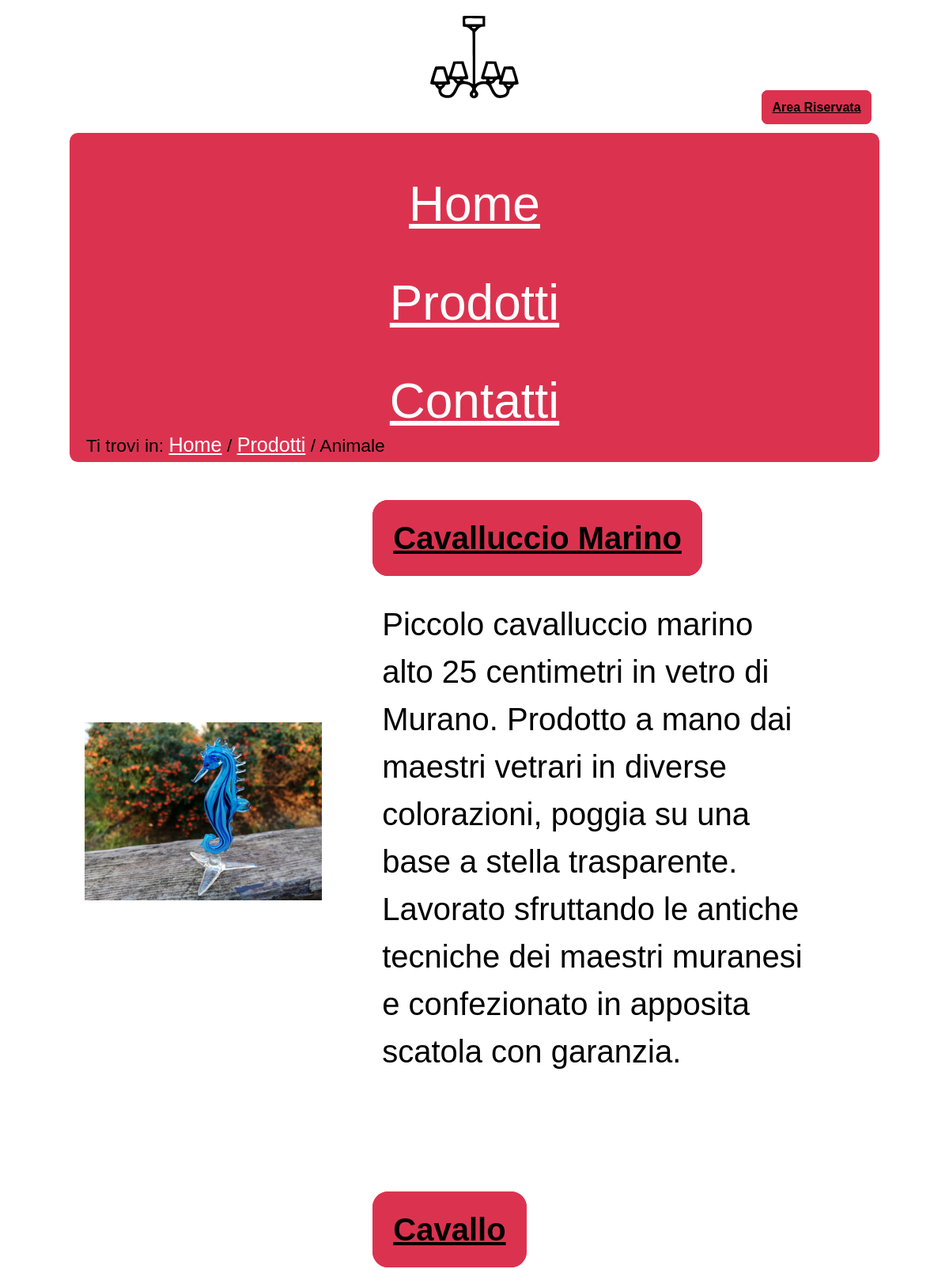
The app's page /categorie.php?cat=2 (upper part), older data.
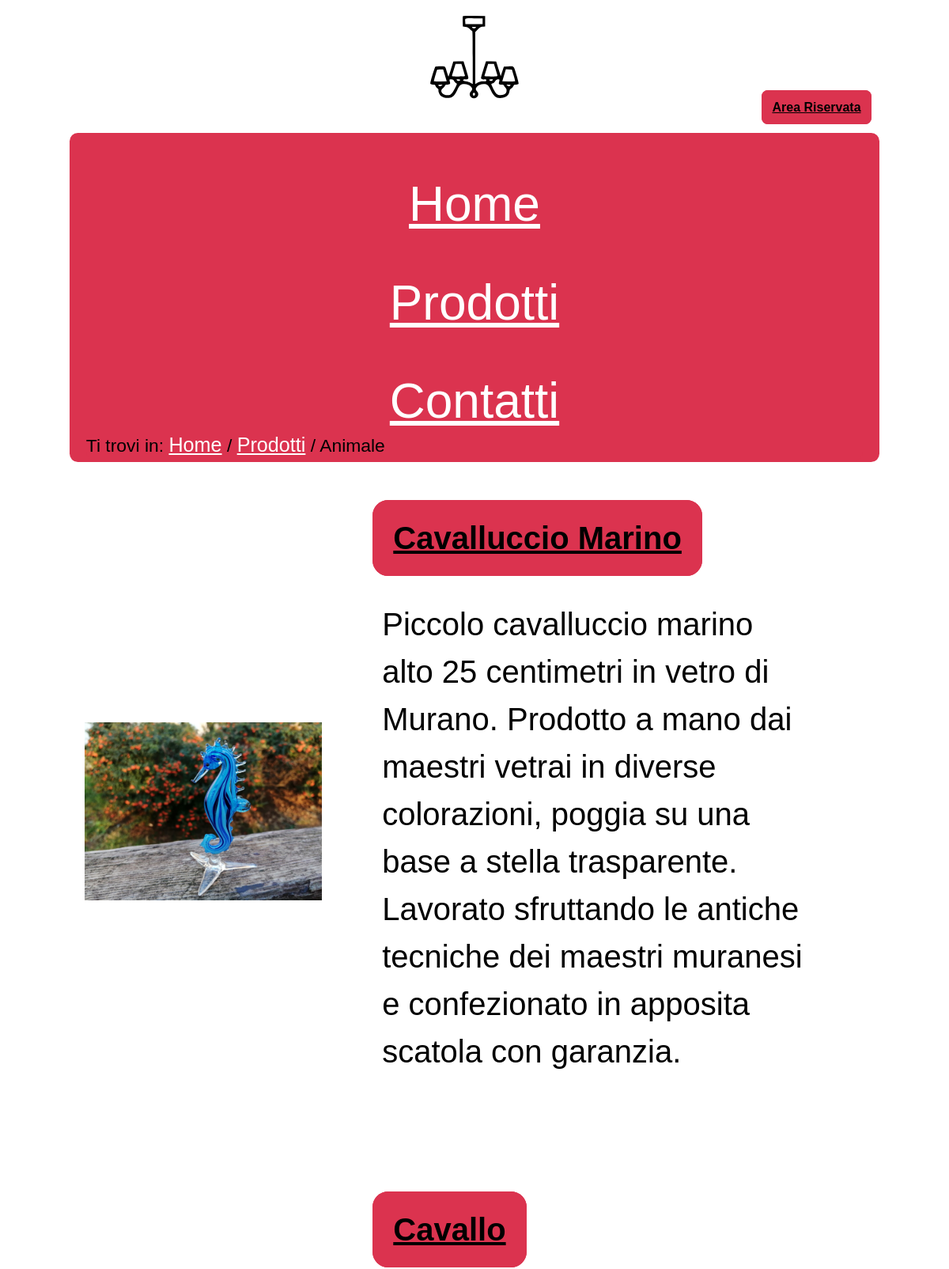
The same page, newer data.
### tables this page shows
CREATE TABLE IF NOT EXISTS `categoria` (
  `id_categoria` int(100) NOT NULL AUTO_INCREMENT,
  `Nome` varchar(100) NOT NULL,
  `Descrizione` varchar(500) DEFAULT NULL,
  UNIQUE KEY `id_categoria` (`id_categoria`)
);

CREATE TABLE IF NOT EXISTS `immagini` (
  `id_prodotto` int(100) NOT NULL,
  `id_categoria` int(100) NOT NULL,
  `path` varchar(500) NOT NULL,
  `alt_img` text DEFAULT NULL,
  UNIQUE KEY `path` (`path`),
  KEY `id_prodotto` (`id_prodotto`,`id_categoria`)
);

CREATE TABLE IF NOT EXISTS `prodotti` (
  `id_prodotto` int(100) NOT NULL AUTO_INCREMENT,
  `id_categoria` int(100) NOT NULL,
  `Nome` varchar(100) NOT NULL,
  `Descrizione` varchar(500) NOT NULL,
  PRIMARY KEY (`id_prodotto`,`id_categoria`),
  KEY `prodotti` (`id_categoria`)
);

### PHP/connessione2.php (called while the page is built, shortened)
<?php
class DBAccess
{
    private static function startConnection()
    {
        try {
            return new mysqli(DBAccess::HOST_DB, DBAccess::USERNAME, DBAccess::PASSWORD, DBAccess::DATABASE_NAME);
        } catch (Exception $e) {
            http_response_code(500);
            if(isset($_SESSION["ruolo"])) {
                if($_SESSION["ruolo"] == "user") {
                    echo file_get_contents(dirname(__FILE__) . "/../HTML/500Utente.html");
                } elseif($_SESSION["ruolo"] == "admin") {
                    echo file_get_contents(dirname(__FILE__) . "/../HTML/500Amministratore.html");
                }
            } else {
                echo file_get_contents(dirname(__FILE__) . "/../HTML/500Semplice.html");
            }
            die();
        }
    }
    public static function dbQuery($query, ...$parametri)
    {
        $connection = self::startConnection();
        $stmt = $connection->prepare($query);
        if (count($parametri) > 0) {
            $stmt->bind_param(str_repeat("s", count($parametri)), ...$parametri);
        }
        $stmt->execute();
        $queryResult = $stmt->get_result();
        $select = false;
        if (strpos($query, "SELECT") === 0) {
            $select = true;
        }
        if ($select) {
            $result = array();
            while ($row = mysqli_fetch_assoc($queryResult)) {
                array_push($result, $row);
            }
            if (empty($result)) {
                return null;
            } else {
                return $result;
            }
        } else {
            $connection->close();
            return true;
        }
    }
}
?>

### categorie.php (the view, shortened to what this page needs)
<?php
require_once "PHP/class.php";
$replace = "";
$keywords = "";
if(isset($_GET["cat"])){
    $result3 = Access::getKeyWordsCategoria($_GET["cat"]);
    if (!empty($result3)&& isset($result3)) {
        for ($i = 0; $i < count($result3); $i++) {
            if ($i == count($result3) - 1) {
                $keywords .= $result3[$i]["Nome"];
            } else {
                $keywords .= $result3[$i]["Nome"] . ", ";
            }
        }
    }
}
if (isset($_GET["cat"])) {
    $result = Access::getProductsbyCategory($_GET["cat"]);
    if (isset($_SESSION["username"])) {
        $template = Access::getHeader(Access::getCategoryName($_GET["cat"]), "Lista delle categorie presenti nel nostro catalogo di oggetti.", "Categorie, Prodotti, Oggettistica di vetro, ".$keywords, $_SESSION["ruolo"], "Prodotti", "categorie.php");
    } else {
        $template = Access::getHeader(Access::getCategoryName($_GET["cat"]), "Lista delle categorie presenti nel nostro catalogo di oggetti.", "Categorie, Prodotti, Oggettistica di vetro, ".$keywords, null, "Prodotti", "categorie.php");
    }
    $template .= file_get_contents('HTML/categorie.html');
    if (!empty($result)) {
        $ElencoProdot = "";
        for ($i = 0; $i < count($result); $i++) {
            $ElencoProdot .= '<div class="conteg-container" role="group" aria-label="Categoria">
            <div class="img-categ"><img src="'. $result[$i]["path"] . '" alt="' . $result[$i]["alt_img"] . '" width="300" height="300"/></div>
            <div class="text-container"><div class="link-class"><a href="prodotto.php?prod=' . $result[$i]['id_prodotto'] . '">' . $result[$i]['Nome'] . '</a></div>
            <div class="desc-categ">' . $result[$i]['Descrizione'] . '</div></div></div>';
        }
        $replace = array("" => $ElencoProdot);
    }
}
foreach ($replace as $key => $value) {
    $HTMLPage = str_replace($key, $value, $template);
}
echo $HTMLPage;
?>

### PHP/class.php (shortened to what this page needs)
<?php
require_once "connessione2.php";
class Access
{
    public static function getCategoryName($id_categoria)
    {
        $result = DBAccess::dbQuery("SELECT DISTINCT Nome FROM categoria WHERE id_categoria = ?", $id_categoria);
        if ($result !== false && $result !== null) {
            $result = $result[0]['Nome'];
        }
        return $result;
    }
    public static function getProductsbyCategory($id_categoria)
    {
        return DBAccess::dbQuery("SELECT `prodotti`.`id_prodotto`,`prodotti`.`id_categoria`,`prodotti`.`Nome`,`prodotti`.`Descrizione`, `immagini`.`path`,`immagini`.`alt_img`
        FROM `prodotti` LEFT JOIN `immagini` ON `prodotti`.`id_prodotto`=`immagini`.`id_prodotto` AND `prodotti`.`id_categoria`=`immagini`.`id_categoria`
        WHERE `prodotti`.`id_categoria`= ?
        GROUP BY `prodotti`.`id_prodotto`", $id_categoria);
    }
    public static function getKeyWordsCategoria($id_categ)
    {
        return DBAccess::dbQuery("SELECT `Nome` FROM `tags` WHERE `categoria` = ? LIMIT 20", $id_categ);
    }
    public static function getHeader($title, $description, $keywords, $ruolo = null, $category = null, $linkcategory = null, $uppercategory = null, $linkuppercategory = null, $noindex = false)
    {
        $pagina = "";
        if ($ruolo == "user") {
            $pagina = file_get_contents("HTML/headerUtente.html");
        } elseif ($ruolo == "admin") {
            $pagina = file_get_contents("HTML/headerAmministratore.html");
        } else {
            $pagina = file_get_contents("HTML/headerSemplice.html");
        }
        $pagina = str_replace('<title></title>', '<title>' . Access::deletelang($title) . ' - Véro</title>', $pagina);
        $pagina = str_replace('<meta name="description" content="" />', '<meta name="description" content="' . Access::deletelang($description) . '" />', $pagina);
        $pagina = str_replace('<meta name="keywords" content="" />', '<meta name="keywords" content="' . Access::deletelang($keywords) . '" />', $pagina);
        if ($uppercategory !== null) {
            $breadcrumb = '<p>Ti trovi in: <a href="index.php" lang="en">Home</a> / <a href="' . $linkuppercategory . '">' . $uppercategory . '</a> / ' . '<a href="' . $linkcategory . '">' . $category . '</a> / ' . $title . '</p>';
        } elseif ($category !== null) {
            $breadcrumb = '<p>Ti trovi in: <a href="index.php" lang="en">Home</a> / ' . ' <a href="' . $linkcategory . '">' . $category . '</a> / ' . $title . '</p>';
        } elseif ($title != "Home") {
            $breadcrumb = '<p>Ti trovi in: <a href="index.php" lang="en">Home</a> / ' . $title . '</p>';
        } else {
            $breadcrumb = '<p>Ti trovi in: <span lang="en">Home</span></p>';
        }
        $pagina = str_replace('<p>Ti trovi in: <span lang="en">Home</span></p>', $breadcrumb, $pagina);
        $pagina2 = Access::lang($pagina);
        return $pagina2;
    }
    public static function lang($str, $link = false)
    {
        $pattern = "#\[(.+?)\]#";
        preg_match_all($pattern, $str, $match);
        $match = $match[0];
        $match = array_unique($match);
        $value = array();
        for ($i = 0; $i < count($value); $i++) {
            $str = str_replace($match[$i], $value[$i], $str);
        }
        return $str;
    }
    public static function deletelang($str)
    {
        $pattern = "#\[(.+?)\]#";
        preg_match_all($pattern, $str, $match);
        $match = $match[0];
        $match = array_unique($match);
        return $str;
    }
}

### CSS/style.css (style rules this page uses)
* { padding: 0em; margin: 0em; }
:root { --visitedcolor: #000000; --linkcolor: #FFFFFF; --bgfuncolor: #DB334F; --bgcolor: #FFFFFF; --txtcolor: #000000; --shadowcolor: #d2d2d2; }
html, body { font-size: 100%; font-family: "Verdana", sans-serif; line-height: 1.5em; background-color: var(--bgcolor); color: var(--txtcolor); margin: auto; }
body { max-width: 1024px; }
h1,h2 { text-align: center; }
#nomemenu h1 { background-image: url('../img/logo_vetrina.svg'); background-repeat: no-repeat; background-position: center; background-size: contain; text-indent: -9999px; line-height: 1.5em; font-size: 6em; }
#riservata { text-align: right; }
#box { background-color: var(--bgfuncolor); padding: 0.3em 1em 0.1em 1.0em; border-radius: 0.5em 0.5em 0.5em 0.5em; font-size: 1.3em; }
#menu { text-align: center; }
#menu ul { list-style-type: none; display: inline-block; text-align: left; }
#menu ul li { margin-top: 1em; text-align: center; }
a { background-color: var(--bgfuncolor); }
a:link { color: var(--linkcolor); }
#box a { background-color: var(--bgfuncolor); font-size: 1.3em; }
#box a:link { color: var(--linkcolor); font-size: 1.3em; }
@media (max-aspect-ratio: 1/1.7) { #menu { font-size: 2.3em; } }
@media (max-aspect-ratio: 1/1.7) { #menu ul { line-height: 1.5em; } }
#breadcrumb { background-color: var(--bgfuncolor); padding: 0.1em 0em 0.3em 0em; border-radius: 0px 0px 0.5em 0.5em; font-size: 1.1em; }
#breadcrumb a:link { font-size: 1.1em; }
.conteg-container { display: flex; align-items: center; text-align: left; margin: 1em; }
.img-categ img { max-width: 300px; width: auto; height: auto; margin: 1%; }
.link-class a { color: var(--visitedcolor); border-radius: 0.5em; font-weight: bold; font-size: 2.5em; border: 0.5em solid var(--bgfuncolor); padding:1%; margin: 3%; }
.text-container { display: flex; flex-direction: column; flex-grow: 1; height: auto; width: auto; margin: 5%; line-height: 1.5; }
.desc-categ { width: auto; height: 100%; margin:0.5em; font-size: 2.5em; margin-left: auto; margin-right: auto; padding: 5%; }
#riservata a { color: var(--visitedcolor); font-weight: bold; font-size: 1em; line-height: 1.5; border: 0.2em solid var(--bgfuncolor); border-radius: 0.5em; padding:1%; margin: 1%; position:relative; bottom: 20px; }

### CSS/print.css (style rules this page uses)
* { padding: 0em; margin: 0em; }
:root { --visitedcolor: #000000; --linkcolor: #FFFFFF; --bgfuncolor: #DB334F; --bgcolor: #FFFFFF; --txtcolor: #000000; --shadowcolor: #d2d2d2; }
html, body { font-size: 100%; font-family: "Verdana", sans-serif; line-height: 1.5em; background-color: var(--bgcolor); color: var(--txtcolor); margin: auto; }
body { max-width: 1024px; }
h1 { text-align: center; }
#nomemenu h1 { text-indent: 0em; line-height: 1.5em; font-size: 6em; }
#riservata { display: none; }
#box { background-color: var(--bgfuncolor); padding: 0em 0em 0em 0em; border-radius: 0em 0em 0em 0em; font-size: 1.3em; }
#menu { text-align: center; display: none; }
#menu ul { list-style-type: none; display: inline-block; text-align: left; display: none; }
#menu ul li { margin-top: 1em; text-align: center; display: none; }
a { background-color: var(--bgfuncolor); }
a:link { color: var(--linkcolor); }
#box a { background-color: var(--bgfuncolor); font-size: 1.3em; }
#box a:link { color: var(--linkcolor); font-size: 1.3em; }
#breadcrumb { background-color: var(--bgfuncolor); padding: 0em 0em 0.0em 0em; border-radius: 0em 0em 0em 0em; font-size: 1.1em; }
#breadcrumb a:link { font-size: 1.1em; }
.conteg-container { display: flex; align-items: center; margin: 1em; cursor: pointer; transition: border 0.3s; border: 1px solid transparent; }
.img-categ img { max-width: 100%; height: auto; margin-right: 1em; width: 300px; height: 300px; background-size: cover; background-repeat: no-repeat; }
.link-class a { color: var(--visitedcolor); font-weight: bold; }
.text-container { display: flex; flex-direction: column; flex-grow: 1; }
.desc-categ { color: var(--visitedcolor); }

Row changes from the older to the newer data that the page shows:
changed through a linked row, immagini "Cavalluccio Marino": prodotti.Descrizione "…a mano dai maestri vetrari in diverse colorazioni, poggia…" → "…a mano dai maestri vetrai in diverse colorazioni, poggia…"
